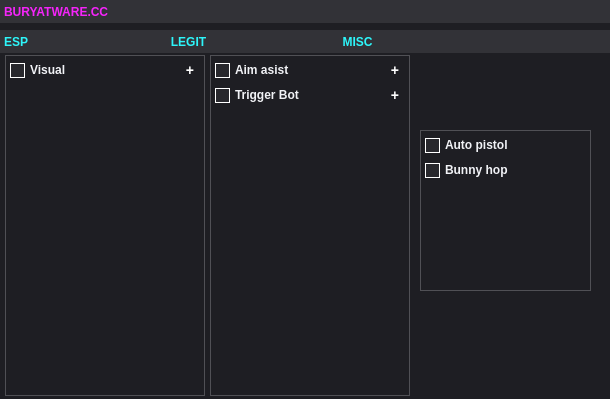
<?xml version="1.0" encoding="UTF-8"?>
<ui version="4.0">
 <class>Window</class>
 <widget class="QWidget" name="Window">
  <property name="windowModality">
   <enum>Qt::NonModal</enum>
  </property>
  <property name="geometry">
   <rect>
    <x>0</x>
    <y>0</y>
    <width>610</width>
    <height>399</height>
   </rect>
  </property>
  <property name="windowTitle">
   <string>Maze V7</string>
  </property>
  <widget class="QLabel" name="Background">
   <property name="geometry">
    <rect>
     <x>0</x>
     <y>0</y>
     <width>620</width>
     <height>402</height>
    </rect>
   </property>
   <property name="autoFillBackground">
    <bool>false</bool>
   </property>
   <property name="styleSheet">
    <string notr="true">background-color: rgb(30, 30, 35);
font: 75 12pt &quot;Arial&quot;;
font-weight: bold;
color: rgb(30, 30, 35);</string>
   </property>
   <property name="text">
    <string/>
   </property>
  </widget>
  <widget class="QLabel" name="titlePanel">
   <property name="geometry">
    <rect>
     <x>0</x>
     <y>0</y>
     <width>620</width>
     <height>23</height>
    </rect>
   </property>
   <property name="styleSheet">
    <string notr="true">background-color: rgb(50, 50, 55);
font: 75 12pt &quot;Arial&quot;;
font-weight: bold;
color: rgb(245, 36, 250);
padding-left: 1px;</string>
   </property>
   <property name="text">
    <string>BURYATWARE.CC</string>
   </property>
  </widget>
  <widget class="QPushButton" name="closeButton">
   <property name="geometry">
    <rect>
     <x>595</x>
     <y>0</y>
     <width>25</width>
     <height>23</height>
    </rect>
   </property>
   <property name="styleSheet">
    <string notr="true">QPushButton{
  background-color: rgb(50, 50, 55);
  border: none;
}

QPushButton:hover {
  background-color: rgb(55, 55, 60);
}

QPushButton:pressed {
  background-color: rgb(60, 60, 65);
}
</string>
   </property>
   <property name="text">
    <string/>
   </property>
   <property name="icon">
    <iconset>
     <normaloff>Image/Close.png</normaloff>Image/Close.png</iconset>
   </property>
   <property name="iconSize">
    <size>
     <width>22</width>
     <height>22</height>
    </size>
   </property>
  </widget>
  <widget class="QPushButton" name="minimazeButton">
   <property name="geometry">
    <rect>
     <x>570</x>
     <y>0</y>
     <width>25</width>
     <height>23</height>
    </rect>
   </property>
   <property name="styleSheet">
    <string notr="true">QPushButton{
  background-color: rgb(50, 50, 55);
  border: none;
  padding-top: 10px;
}

QPushButton:hover {
  background-color: rgb(55, 55, 60);
}

QPushButton:pressed {
  background-color: rgb(60, 60, 65);
}
</string>
   </property>
   <property name="text">
    <string/>
   </property>
   <property name="icon">
    <iconset>
     <normaloff>Image/Subtract.png</normaloff>Image/Subtract.png</iconset>
   </property>
   <property name="iconSize">
    <size>
     <width>16</width>
     <height>16</height>
    </size>
   </property>
  </widget>
  <widget class="QWidget" name="visualChild" native="true">
   <property name="geometry">
    <rect>
     <x>5</x>
     <y>55</y>
     <width>200</width>
     <height>341</height>
    </rect>
   </property>
   <property name="styleSheet">
    <string notr="true">border: 1px solid rgb(80, 80, 85)</string>
   </property>
   <widget class="QCheckBox" name="visualCheckBox">
    <property name="geometry">
     <rect>
      <x>5</x>
      <y>5</y>
      <width>61</width>
      <height>20</height>
     </rect>
    </property>
    <property name="styleSheet">
     <string notr="true">QCheckBox {
color: rgb(241, 242, 246);
spacing: 5px;
border: none;
font: 10pt &quot;Arial&quot;;
font-weight: bold;
}

QCheckBox::indicator  {
width: 13px;
height: 13px;
border: 1px solid rgb(255,255,255);
}

QCheckBox::indicator:unchecked {
background-color: rgb(40,40,45);
}

QCheckBox::indicator:unchecked:hover {
background-color: rgb(45,45,50);
}

QCheckBox::indicator:checked {
background-color: rgb(232, 65, 24);
}

QCheckBox::indicator:checked:hover {
background-color:  rgb(232, 65, 24);
}</string>
    </property>
    <property name="text">
     <string>Visual</string>
    </property>
   </widget>
   <widget class="QPushButton" name="visualSettingButton">
    <property name="geometry">
     <rect>
      <x>175</x>
      <y>5</y>
      <width>20</width>
      <height>20</height>
     </rect>
    </property>
    <property name="styleSheet">
     <string notr="true">QPushButton{
  background-color: rgb(30, 30, 35);
  font: 10pt &quot;Arial&quot;;
  color: rgb(255, 255, 255);
  font-size: 14px;
  font-weight: bold;
  border: none;
  text-align: center;
}

QPushButton:hover {
  color: rgb(210, 210, 210);
}

QPushButton:pressed {
  color: rgb(190, 190, 190);
}</string>
    </property>
    <property name="text">
     <string>+</string>
    </property>
   </widget>
  </widget>
  <widget class="QWidget" name="aimAsistChild" native="true">
   <property name="geometry">
    <rect>
     <x>210</x>
     <y>55</y>
     <width>200</width>
     <height>341</height>
    </rect>
   </property>
   <property name="styleSheet">
    <string notr="true">border: 1px solid rgb(80, 80, 85)</string>
   </property>
   <widget class="QCheckBox" name="aimAsistCheckBox">
    <property name="geometry">
     <rect>
      <x>5</x>
      <y>5</y>
      <width>81</width>
      <height>20</height>
     </rect>
    </property>
    <property name="styleSheet">
     <string notr="true">QCheckBox {
color: rgb(241, 242, 246);
spacing: 5px;
border: none;
font: 10pt &quot;Arial&quot;;
font-weight: bold;
}

QCheckBox::indicator  {
width: 13px;
height: 13px;
border: 1px solid rgb(255,255,255);
}

QCheckBox::indicator:unchecked {
background-color: rgb(40,40,45);
}

QCheckBox::indicator:unchecked:hover {
background-color: rgb(45,45,50);
}

QCheckBox::indicator:checked {
background-color: rgb(232, 65, 24);
}

QCheckBox::indicator:checked:hover {
background-color:  rgb(232, 65, 24);
}</string>
    </property>
    <property name="text">
     <string>Aim asist</string>
    </property>
   </widget>
   <widget class="QPushButton" name="aimAsistSettingButton">
    <property name="geometry">
     <rect>
      <x>175</x>
      <y>5</y>
      <width>20</width>
      <height>20</height>
     </rect>
    </property>
    <property name="styleSheet">
     <string notr="true">QPushButton{
  background-color: rgb(30, 30, 35);
  font: 10pt &quot;Arial&quot;;
  color: rgb(255, 255, 255);
  font-size: 14px;
  font-weight: bold;
  border: none;
  text-align: center;
}

QPushButton:hover {
  color: rgb(210, 210, 210);
}

QPushButton:pressed {
  color: rgb(190, 190, 190);
}</string>
    </property>
    <property name="text">
     <string>+</string>
    </property>
   </widget>
   <widget class="QCheckBox" name="triggerBotCheckBox">
    <property name="geometry">
     <rect>
      <x>5</x>
      <y>30</y>
      <width>111</width>
      <height>20</height>
     </rect>
    </property>
    <property name="styleSheet">
     <string notr="true">QCheckBox {
color: rgb(241, 242, 246);
spacing: 5px;
border: none;
font: 10pt &quot;Arial&quot;;
font-weight: bold;
}

QCheckBox::indicator  {
width: 13px;
height: 13px;
border: 1px solid rgb(255,255,255);
}

QCheckBox::indicator:unchecked {
background-color: rgb(40,40,45);
}

QCheckBox::indicator:unchecked:hover {
background-color: rgb(45,45,50);
}

QCheckBox::indicator:checked {
background-color: rgb(232, 65, 24);
}

QCheckBox::indicator:checked:hover {
background-color:  rgb(232, 65, 24);
}</string>
    </property>
    <property name="text">
     <string>Trigger Bot</string>
    </property>
   </widget>
   <widget class="QPushButton" name="triggerBotSettingButton">
    <property name="geometry">
     <rect>
      <x>175</x>
      <y>30</y>
      <width>20</width>
      <height>20</height>
     </rect>
    </property>
    <property name="styleSheet">
     <string notr="true">QPushButton{
  background-color: rgb(30, 30, 35);
  font: 10pt &quot;Arial&quot;;
  color: rgb(255, 255, 255);
  font-size: 14px;
  font-weight: bold;
  border: none;
  text-align: center;
}

QPushButton:hover {
  color: rgb(210, 210, 210);
}

QPushButton:pressed {
  color: rgb(190, 190, 190);
}</string>
    </property>
    <property name="text">
     <string>+</string>
    </property>
   </widget>
  </widget>
  <widget class="QWidget" name="miscChild" native="true">
   <property name="geometry">
    <rect>
     <x>420</x>
     <y>130</y>
     <width>171</width>
     <height>161</height>
    </rect>
   </property>
   <property name="styleSheet">
    <string notr="true">border: 1px solid rgb(80, 80, 85)</string>
   </property>
   <widget class="QCheckBox" name="autoPistolCheckBox">
    <property name="geometry">
     <rect>
      <x>5</x>
      <y>5</y>
      <width>91</width>
      <height>20</height>
     </rect>
    </property>
    <property name="styleSheet">
     <string notr="true">QCheckBox {
color: rgb(241, 242, 246);
spacing: 5px;
border: none;
font: 10pt &quot;Arial&quot;;
font-weight: bold;
}

QCheckBox::indicator  {
width: 13px;
height: 13px;
border: 1px solid rgb(255,255,255);
}

QCheckBox::indicator:unchecked {
background-color: rgb(40,40,45);
}

QCheckBox::indicator:unchecked:hover {
background-color: rgb(45,45,50);
}

QCheckBox::indicator:checked {
background-color: rgb(232, 65, 24);
}

QCheckBox::indicator:checked:hover {
background-color:  rgb(232, 65, 24);
}</string>
    </property>
    <property name="text">
     <string>Auto pistol</string>
    </property>
   </widget>
   <widget class="QPushButton" name="autoPistolSettingButton">
    <property name="geometry">
     <rect>
      <x>175</x>
      <y>5</y>
      <width>20</width>
      <height>20</height>
     </rect>
    </property>
    <property name="styleSheet">
     <string notr="true">QPushButton{
  background-color: rgb(30, 30, 35);
  font: 10pt &quot;Arial&quot;;
  color: rgb(255, 255, 255);
  font-size: 14px;
  font-weight: bold;
  border: none;
  text-align: center;
}

QPushButton:hover {
  color: rgb(210, 210, 210);
}

QPushButton:pressed {
  color: rgb(190, 190, 190);
}</string>
    </property>
    <property name="text">
     <string>+</string>
    </property>
   </widget>
   <widget class="QCheckBox" name="bunnyHopCheckBox">
    <property name="geometry">
     <rect>
      <x>5</x>
      <y>30</y>
      <width>91</width>
      <height>20</height>
     </rect>
    </property>
    <property name="styleSheet">
     <string notr="true">QCheckBox {
color: rgb(241, 242, 246);
spacing: 5px;
border: none;
font: 10pt &quot;Arial&quot;;
font-weight: bold;
}

QCheckBox::indicator  {
width: 13px;
height: 13px;
border: 1px solid rgb(255,255,255);
}

QCheckBox::indicator:unchecked {
background-color: rgb(40,40,45);
}

QCheckBox::indicator:unchecked:hover {
background-color: rgb(45,45,50);
}

QCheckBox::indicator:checked {
background-color: rgb(232, 65, 24);
}

QCheckBox::indicator:checked:hover {
background-color:  rgb(232, 65, 24);
}</string>
    </property>
    <property name="text">
     <string>Bunny hop</string>
    </property>
   </widget>
  </widget>
  <widget class="QPushButton" name="questionButton">
   <property name="geometry">
    <rect>
     <x>545</x>
     <y>0</y>
     <width>25</width>
     <height>23</height>
    </rect>
   </property>
   <property name="styleSheet">
    <string notr="true">QPushButton{
  background-color: rgb(50, 50, 55);
  border: none;
  padding-top: 4px;
}

QPushButton:hover {
  background-color: rgb(55, 55, 60);
}

QPushButton:pressed {
  background-color: rgb(60, 60, 65);
}
</string>
   </property>
   <property name="text">
    <string/>
   </property>
   <property name="icon">
    <iconset>
     <normaloff>Image/Question.png</normaloff>Image/Question.png</iconset>
   </property>
   <property name="iconSize">
    <size>
     <width>16</width>
     <height>16</height>
    </size>
   </property>
  </widget>
  <widget class="QLabel" name="titlePanel_2">
   <property name="geometry">
    <rect>
     <x>0</x>
     <y>30</y>
     <width>621</width>
     <height>23</height>
    </rect>
   </property>
   <property name="styleSheet">
    <string notr="true">background-color: rgb(50, 50, 55);
font: 75 12pt &quot;Arial&quot;;
font-weight: bold;
color: rgb(45, 246, 250);
padding-left: 1px;</string>
   </property>
   <property name="text">
    <string>ESP                                           LEGIT                                         MISC</string>
   </property>
  </widget>
 </widget>
 <resources/>
 <connections/>
</ui>
